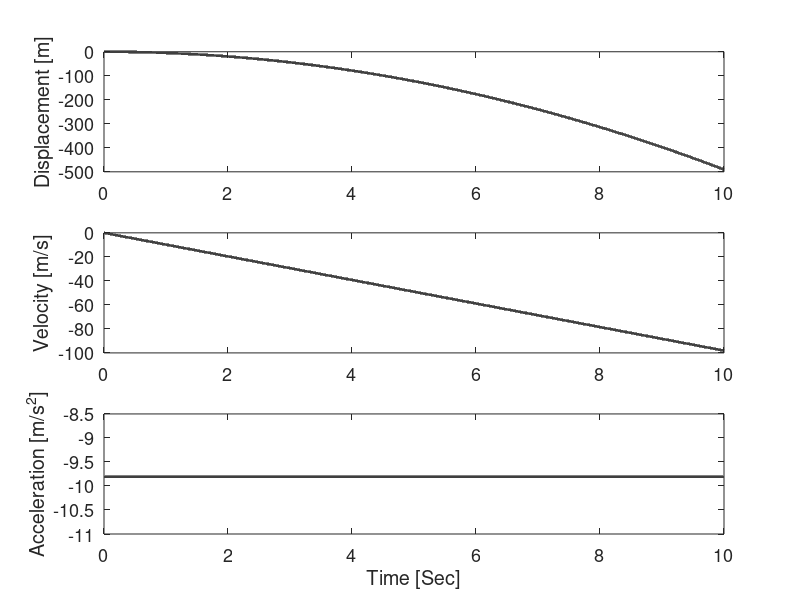
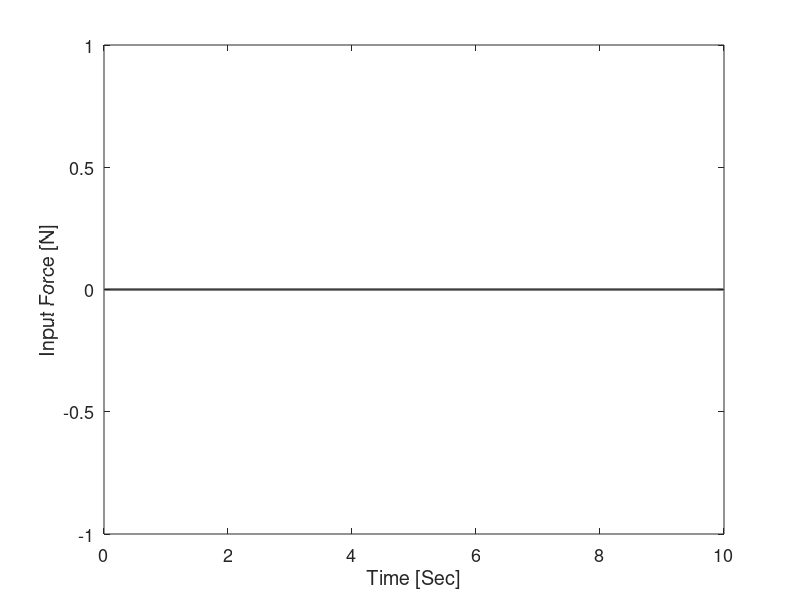
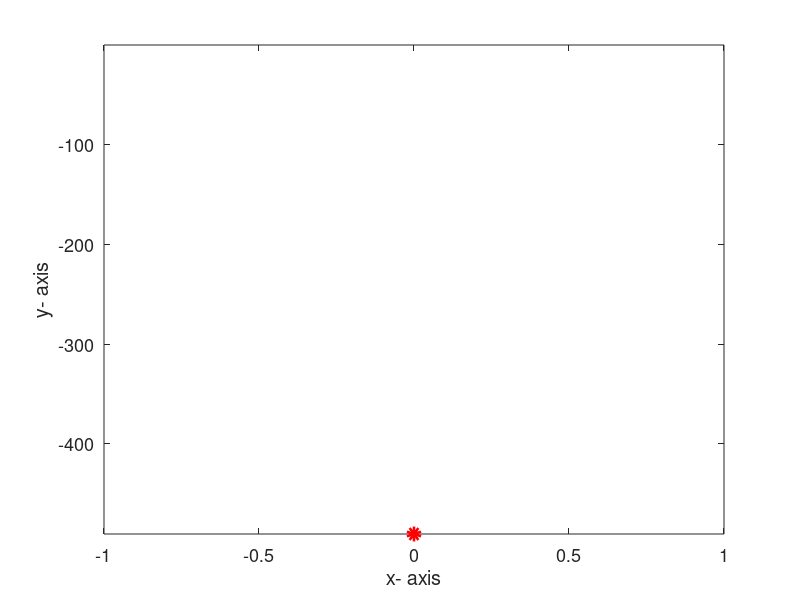

The MATLAB source for these figures, in order:
% This code is programmed by Sung Yul Shin (syshin0228@utexas.edu) for Robotics Modeling and Control course by Dr. James Sulzer from University of Texas at Austin 
clc
clear all
close all

% Simulate Dynamics of 1DoF linear system

% Sampling rate info
Hz = 10000;
dt = 1/Hz;

% System Parameters
m = 1;      % mass
g = 9.81;   % gravity acceleration

% Simulation time
t0 = 0.0;   % Initial time
tf = 10.0;   % Final time
time = [t0:1:tf*Hz]*dt; % Time

% Input force parameters
A = 0;
w = 2*pi;
offset = 0;

% Forward Dynamics of 1DoF System
% Initialization
x = 0;
y = 0;
dy = 0;
ddy = 0;
for i = 1:1:length(time)
    t = time(i);
    u = A*sin(w*t)+offset;    % Input force
    ddy = (1/m)*u - g;        % mass dynamics

    % Numerical integration
    dy = dy + ddy*dt;
    y = y + dy*dt;

    ddy_out(i) = ddy;
    dy_out(i) = dy;
    y_out(i) = y;
    u_out(i) = u;
end

figure(1)
set(gcf,'position',[0 10 600 700])
subplot(3,1,1)
plot(time, y_out,'k','linewidth',2)
ylabel('Displacement [m]')
set(gca,'fontsize',13)
subplot(3,1,2)
plot(time, dy_out,'k','linewidth',2)
ylabel('Velocity [m/s]')
set(gca,'fontsize',13)
subplot(3,1,3)
plot(time, ddy_out,'k','linewidth',2)
ylabel('Acceleration [m/s^2]')
xlabel('Time [Sec]')
set(gca,'fontsize',13)

figure(2)
plot(time, u_out,'k','linewidth',2)
ylabel('Input Force [N]')
xlabel('Time [Sec]')
set(gca,'fontsize',13)


% Visualize Simulation
step = 1000
for i = 1:step:length(time)
    figure(100)    
    plot(x,y_out(i),'or','linewidth',5)
    hold on
    axis([-1 1 min(y_out) max(y_out)])
    xlabel('x- axis')
    ylabel('y- axis')
    set(gca,'fontsize',13)
    pause(0.001)
    hold off
end
